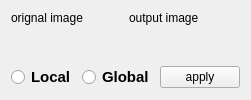
              <widget class="QWidget" name="Otsu">
               <attribute name="title">
                <string>Otsu</string>
               </attribute>
               <layout class="QGridLayout" name="gridLayout_25">
                <item row="0" column="0">
                 <layout class="QVBoxLayout" name="verticalLayout_28" stretch="1,0">
                  <item>
                   <layout class="QHBoxLayout" name="horizontalLayout_48" stretch="0,0">
                    <item>
                     <layout class="QVBoxLayout" name="verticalLayout_78">
                      <item>
                       <widget class="QLabel" name="label_org_otsu">
                        <property name="sizePolicy">
                         <sizepolicy hsizetype="Preferred" vsizetype="Fixed">
                          <horstretch>0</horstretch>
                          <verstretch>0</verstretch>
                         </sizepolicy>
                        </property>
                        <property name="text">
                         <string>orignal image</string>
                        </property>
                       </widget>
                      </item>
                      <item>
                       <widget class="QLabel" name="orig_img_otsu">
                        <property name="text">
                         <string/>
                        </property>
                       </widget>
                      </item>
                     </layout>
                    </item>
                    <item>
                     <layout class="QVBoxLayout" name="verticalLayout_79">
                      <item>
                       <widget class="QLabel" name="label_out_ostu">
                        <property name="sizePolicy">
                         <sizepolicy hsizetype="Preferred" vsizetype="Fixed">
                          <horstretch>0</horstretch>
                          <verstretch>0</verstretch>
                         </sizepolicy>
                        </property>
                        <property name="text">
                         <string>output image</string>
                        </property>
                       </widget>
                      </item>
                      <item>
                       <widget class="QLabel" name="out_img__otsu">
                        <property name="text">
                         <string/>
                        </property>
                       </widget>
                      </item>
                     </layout>
                    </item>
                   </layout>
                  </item>
                  <item>
                   <layout class="QHBoxLayout" name="horizontalLayout_16">
                    <item>
                     <layout class="QHBoxLayout" name="horizontalLayout_19">
                      <item>
                       <widget class="QRadioButton" name="radioButton_local_otsu">
                        <property name="font">
                         <font>
                          <pointsize>11</pointsize>
                          <weight>75</weight>
                          <bold>true</bold>
                         </font>
                        </property>
                        <property name="text">
                         <string>Local</string>
                        </property>
                       </widget>
                      </item>
                      <item>
                       <widget class="QRadioButton" name="radioButton_global_otsu">
                        <property name="font">
                         <font>
                          <pointsize>11</pointsize>
                          <weight>75</weight>
                          <bold>true</bold>
                         </font>
                        </property>
                        <property name="text">
                         <string>Global</string>
                        </property>
                       </widget>
                      </item>
                     </layout>
                    </item>
                    <item>
                     <widget class="QPushButton" name="apply_otsu">
                      <property name="text">
                       <string>apply</string>
                      </property>
                     </widget>
                    </item>
                   </layout>
                  </item>
                 </layout>
                </item>
               </layout>
              </widget>
